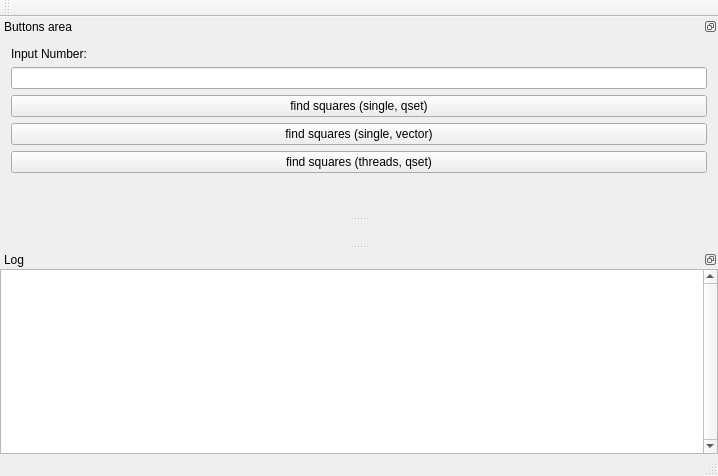
<?xml version="1.0" encoding="UTF-8"?>
<ui version="4.0">
 <class>squareSumUI</class>
 <widget class="QMainWindow" name="squareSumUI">
  <property name="geometry">
   <rect>
    <x>0</x>
    <y>0</y>
    <width>718</width>
    <height>476</height>
   </rect>
  </property>
  <property name="windowTitle">
   <string>squareSumUI</string>
  </property>
  <widget class="QWidget" name="centralWidget">
   <layout class="QHBoxLayout" name="horizontalLayout"/>
  </widget>
  <widget class="QMenuBar" name="menuBar">
   <property name="geometry">
    <rect>
     <x>0</x>
     <y>0</y>
     <width>718</width>
     <height>21</height>
    </rect>
   </property>
  </widget>
  <widget class="QToolBar" name="mainToolBar">
   <attribute name="toolBarArea">
    <enum>TopToolBarArea</enum>
   </attribute>
   <attribute name="toolBarBreak">
    <bool>false</bool>
   </attribute>
  </widget>
  <widget class="QStatusBar" name="statusBar"/>
  <widget class="QDockWidget" name="bottomDock">
   <property name="contextMenuPolicy">
    <enum>Qt::NoContextMenu</enum>
   </property>
   <property name="floating">
    <bool>false</bool>
   </property>
   <property name="features">
    <set>QDockWidget::DockWidgetFloatable</set>
   </property>
   <property name="allowedAreas">
    <set>Qt::BottomDockWidgetArea</set>
   </property>
   <property name="windowTitle">
    <string>Log</string>
   </property>
   <attribute name="dockWidgetArea">
    <number>8</number>
   </attribute>
   <widget class="QWidget" name="bottomDockContents">
    <layout class="QVBoxLayout" name="verticalLayout">
     <property name="spacing">
      <number>0</number>
     </property>
     <property name="sizeConstraint">
      <enum>QLayout::SetMinimumSize</enum>
     </property>
     <property name="leftMargin">
      <number>0</number>
     </property>
     <property name="topMargin">
      <number>0</number>
     </property>
     <property name="rightMargin">
      <number>0</number>
     </property>
     <property name="bottomMargin">
      <number>0</number>
     </property>
     <item>
      <widget class="QListWidget" name="logListWidget">
       <property name="verticalScrollBarPolicy">
        <enum>Qt::ScrollBarAlwaysOn</enum>
       </property>
      </widget>
     </item>
    </layout>
   </widget>
  </widget>
  <widget class="QDockWidget" name="rightDock">
   <property name="styleSheet">
    <string notr="true"/>
   </property>
   <property name="features">
    <set>QDockWidget::DockWidgetFloatable</set>
   </property>
   <property name="allowedAreas">
    <set>Qt::TopDockWidgetArea</set>
   </property>
   <property name="windowTitle">
    <string>Buttons area</string>
   </property>
   <attribute name="dockWidgetArea">
    <number>4</number>
   </attribute>
   <widget class="QWidget" name="rightDockContents">
    <layout class="QVBoxLayout" name="verticalLayout_2">
     <item>
      <widget class="QLabel" name="lblIn">
       <property name="text">
        <string>Input Number:</string>
       </property>
      </widget>
     </item>
     <item>
      <widget class="QLineEdit" name="leIn"/>
     </item>
     <item>
      <widget class="QPushButton" name="findSquares">
       <property name="text">
        <string>find squares (single, qset)</string>
       </property>
      </widget>
     </item>
     <item>
      <widget class="QPushButton" name="findSquaresVector">
       <property name="text">
        <string>find squares (single, vector)</string>
       </property>
      </widget>
     </item>
     <item>
      <widget class="QPushButton" name="threadsFindSquares">
       <property name="text">
        <string>find squares (threads, qset)</string>
       </property>
      </widget>
     </item>
     <item>
      <spacer name="verticalSpacer">
       <property name="orientation">
        <enum>Qt::Vertical</enum>
       </property>
       <property name="sizeHint" stdset="0">
        <size>
         <width>20</width>
         <height>40</height>
        </size>
       </property>
      </spacer>
     </item>
    </layout>
   </widget>
  </widget>
 </widget>
 <layoutdefault spacing="6" margin="11"/>
 <resources/>
 <connections/>
</ui>
